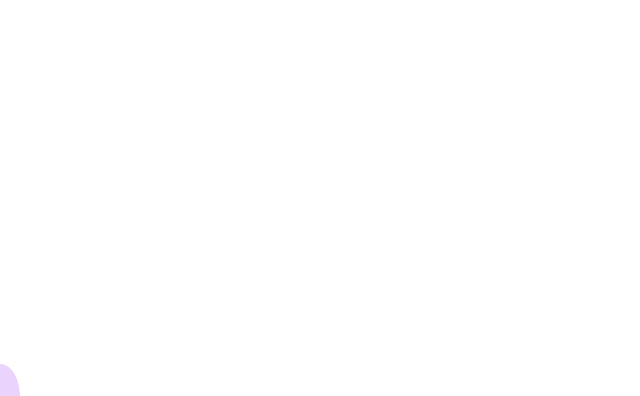
Frame 1 (no input)
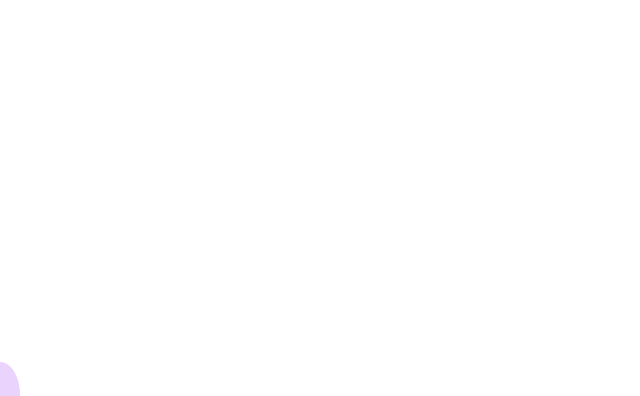
Frame 60 (the mouse pressed at the canvas centre just before this capture)
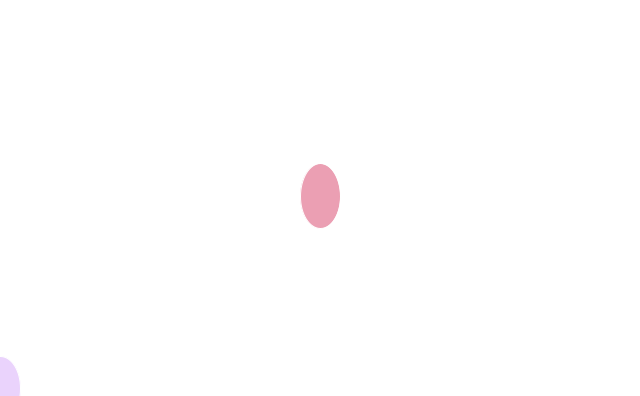
Frame 120 (the mouse held since frame 60 and released just before this capture)

The Processing sketch that drew these frames (run headless with seeded random() and noise(); from frame 60 on, the mouse is pressed at the canvas centre):

// Processing sketch: ex_2_2_rewriting_applyforce
// ── ex_2_2_rewriting_applyforce.pde
class Balloon {
  PVector location, velocity, acceleration;
  float balloon_height;
  color skin;
  float mass;
  
  Balloon (float x, float y, float m, color c) {
    skin = c;
    mass = m;
    balloon_height = m * 1.618;
    location = new PVector(x, y);
    velocity = new PVector();
    acceleration = new PVector();
  }
  
  void applyForce (PVector f) {
    PVector accel = PVector.div( f, mass );
    acceleration.add( accel );
  }
  
  void update () {

    if( location.y <= balloon_height / 2 ) {
      PVector rebound = new PVector( 0, velocity.y + acceleration.y );
      rebound.y *= -1.23;
      applyForce( rebound );
    }
    
    velocity.add(acceleration);
    velocity.limit( 15 );
    location.add(velocity);
    acceleration.mult(0);
  }
  
  void display () {
    fill(skin);
    stroke(255);
    ellipse( location.x, location.y, mass, balloon_height );
  }
}




Balloon[] balloons;
PVector buoyancy;
PVector gravity;
PVector wind;
float t;

color getRandomColor() {
  return color(random(255), random(255), random(255), random(255));
}

void setup () {
  size( 640, 396 );
  balloons = new Balloon[1];
  balloons[0] = new Balloon( 0, height, 40, getRandomColor() );
  buoyancy = new PVector( 0, -9.84 );
  gravity = new PVector( 0, 9.8 );
  wind = new PVector( 32, 0 );
  t = 10000;
}

void mousePressed() {
  Balloon new_oone = new Balloon( mouseX, mouseY, 40, getRandomColor() );
  balloons = (Balloon[]) append(balloons, new_oone);
}

void draw () {
  wind.x = noise( t ) * 0.007;
  background(255);

  int len = balloons.length;
  for( int i = 0; i < len; i++ ) {
    balloons[i].applyForce( gravity );
    balloons[i].applyForce( buoyancy );
    balloons[i].applyForce( wind );
    balloons[i].update();
    balloons[i].display();
  }
  t += 0.01;
}
